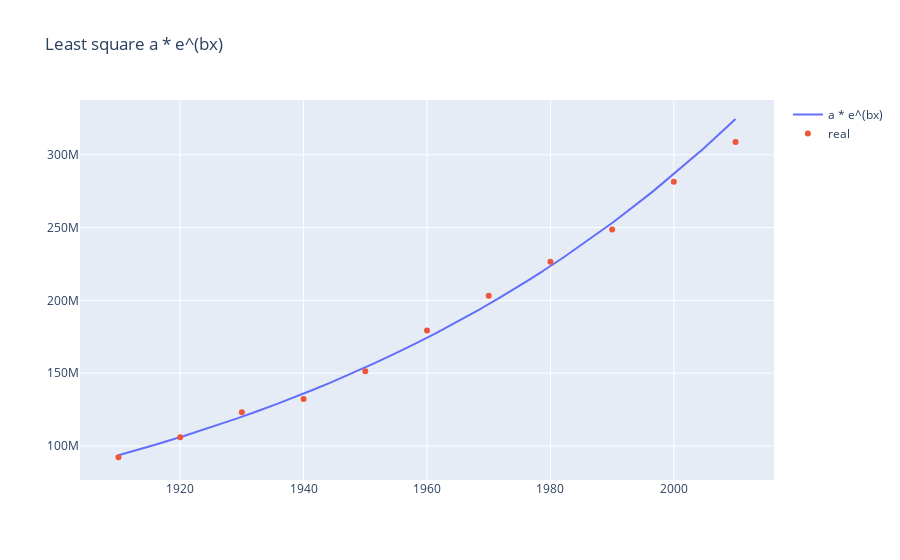

Here is the notebook cell this chart was saved with:
### Markdown cell above
$f(x) = a \cdot e^{b \cdot x} \Leftrightarrow \ln{f} = \ln{a} + b \cdot x $

### Code cell
def approx_lin(x, y):
    mat = [[len(x), sum(x)], [sum(x), sum(x**2)]]
    b = [sum(y), sum(y*x)]
    return utils.solve_gauss(mat, b)

def approx_exp(x, y):
    a, b = approx_lin(x, np.log(y))
    a = np.exp(a)
    return lambda x: a * np.exp(b*x)

res = approx_exp(x, y)
print(f'at x={check_x}, pred_y = {res(check_x)}, real = {check_y}, '
      f'pred_y/real = {res(check_x)/check_y}')

xval = np.linspace(x[0], check_x, 10000)
yval = res(xval)
go.Figure().add_traces(go.Scatter(x=xval, y=yval, name='a * e^(bx)')).add_traces(
    go.Scatter(x=list(x)+[check_x], y=list(y)+[check_y], fillcolor='orange', name='real', 
               mode='markers')).update_layout(title='Least square a * e^(bx)')

### Figure 1 — Plotly figure (JSON) as saved in the notebook; plotly's stock layout.template omitted (floating-point values rounded to 4 significant figures; data arrays with more than 128 entries replaced by an {"elided": "..."} marker saying what was removed)
{"data": [{"name": "a * e^(bx)", "type": "scatter", "x": {"elided": "10000 float values"}, "y": {"elided": "10000 float values"}}, {"fillcolor": "orange", "mode": "markers", "name": "real", "type": "scatter", "x": [1910, 1920, 1930, 1940, 1950, 1960, 1970, 1980, 1990, 2000, 2010], "y": [92228496, 106021537, 123202624, 132164569, 151325798, 179323175, 203211926, 226545805, 248709873, 281421906, 308745538]}], "layout": {"title": {"text": "Least square a * e^(bx)"}}}
